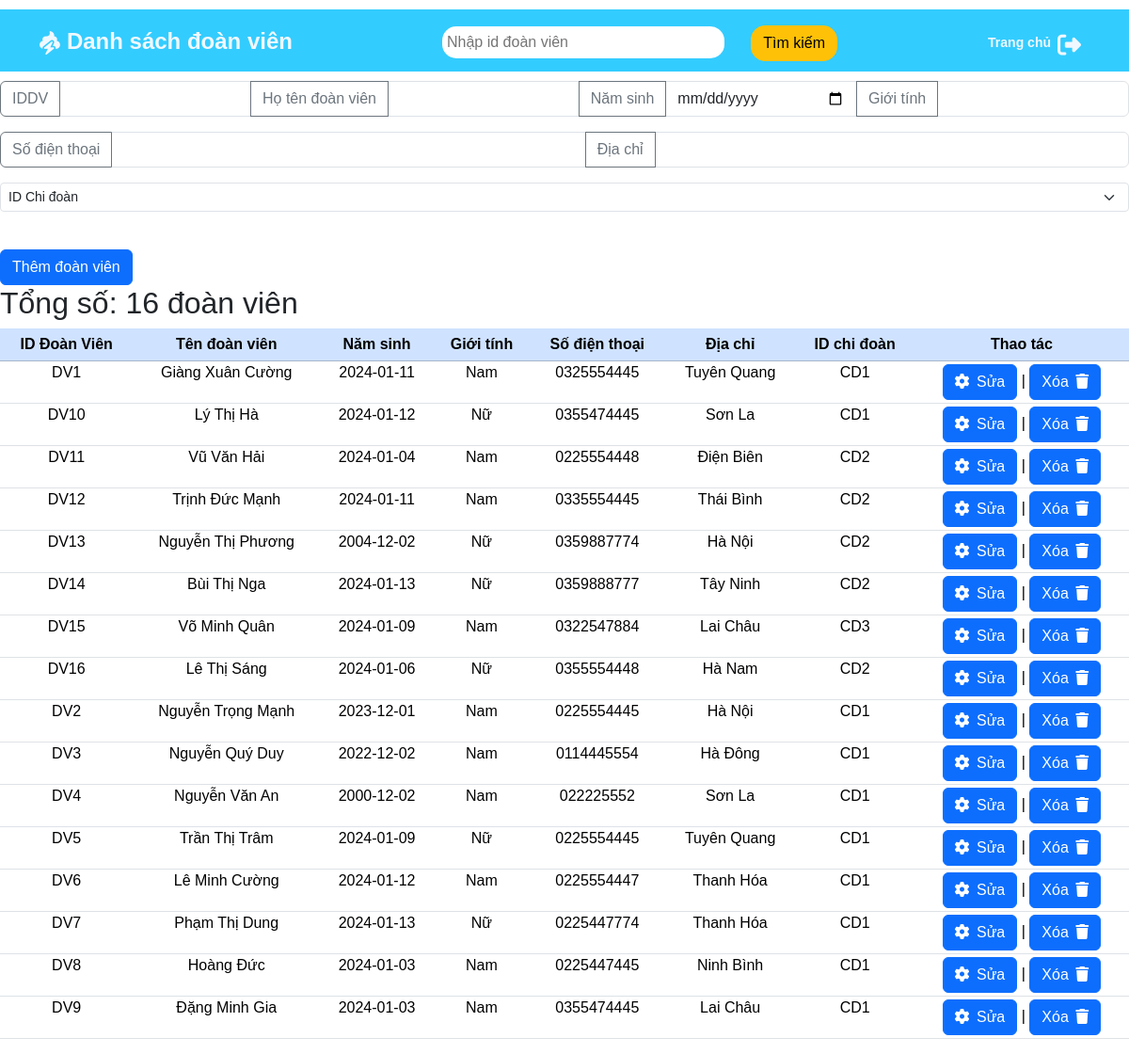
The app's page /php/dsdoanvien.php with its own data.
### tables this page shows
CREATE TABLE `dsdoanvien` (
  `iddv` varchar(100) NOT NULL,
  `tendoanvien` varchar(200) NOT NULL,
  `namsinh` date NOT NULL,
  `gioitinh` varchar(5) NOT NULL,
  `sdt` varchar(11) NOT NULL,
  `diachi` varchar(200) NOT NULL,
  `idchidoan` varchar(100) NOT NULL
);

### php/dsdoanvien.php (the view, shortened to what this page needs)
<?php
$servername ="localhost:3306";
$username = "root";
$password = "";
$dbname = "btlphp";
$conn = new mysqli($servername, $username, $password, $dbname);
$sql = "SELECT *FROM dsdoanvien";
$resuilt = $conn->query($sql);
?>
<!DOCTYPE html>
<html lang="en">
<head>
        <link rel="stylesheet" href="https://cdn.jsdelivr.net/npm/swiper@8/swiper-bundle.min.css"/>
        <link rel="stylesheet" href="https://cdnjs.cloudflare.com/ajax/libs/font-awesome/6.2.1/css/all.min.css">
        <link href="https://cdn.jsdelivr.net/npm/bootstrap@5.3.2/dist/css/bootstrap.min.css" rel="stylesheet">
        <link rel="stylesheet" href="../css/style.css">
</head>
<body>
    <header>
        <nav class="navbar" style="background-color: #33CCFF;">
            <div class="container" style="height: 50px; position: relative;">
              <a class="navbar-brand" href="#" style=" display: flex; position: absolute; top: 3px;">
                <i class="fa-solid fa-poo-storm" style="color: aliceblue; margin-right: 7px; margin-top: 7px; font-size: 25px;"></i>
                    <p style="font-size: 24px; font-weight: 900; color: aliceblue;">Danh sách đoàn viên</p>
              </a>
              <form method="post">
              <input type="text" placeholder="Nhập id đoàn viên" name="search_iddv" style="position:absolute; right: 400px; top:10px; width:300px; border-radius: 15px; padding: 5px; border:none; outline:none;">
              <button class="btn btn-warning" name="btn" type="submit" name="btn" style="position:absolute; right: 280px; top:9px; border-radius: 15px">Tìm kiếm</button>
              </form>
              <a class="navbar-brand" href="../index/frmtrangchu.html" style="  display: flex; position: absolute; right: 5px; top: 2px;  margin-top: 10px; color: aliceblue;">
                    <p style="font-size: 14px; font-weight: bold;">Trang chủ</p>
                    <i class="fa-solid fa-right-from-bracket" style="margin-left: 7px; font-size: 25px;"></i>
              </a>
            </div>
          </nav>
    </header>
    <form action="../php/chucnang/themdv.php" method="post">
        <div class="input-group mb-3" style="margin-top:10px;">
          <button class="btn btn-outline-secondary" type="button" id="button-addon1">IDDV</button>
          <input type="text" class="form-control" placeholder="" aria-label="Example text with button addon" aria-describedby="button-addon1" name="iddv">
          <button class="btn btn-outline-secondary" type="button" id="button-addon1">Họ tên đoàn viên</button>
          <input type="text" class="form-control" placeholder="" aria-label="Example text with button addon" aria-describedby="button-addon1" name="tendoanvien">
          <button class="btn btn-outline-secondary" type="button" id="button-addon1">Năm sinh</button>
          <input type="date" class="form-control" placeholder="" aria-label="Example text with button addon" aria-describedby="button-addon1" name="namsinh">
          <button class="btn btn-outline-secondary" type="button" id="button-addon1">Giới tính</button>
          <input type="text" class="form-control" placeholder="" aria-label="Example text with button addon" aria-describedby="button-addon1" name="gioitinh">
        </div>
        <div class="input-group mb-3" style="margin-top:10px;">
          <button class="btn btn-outline-secondary" type="button" id="button-addon1">Số điện thoại</button>
          <input type="text" class="form-control" placeholder="" aria-label="Example text with button addon" aria-describedby="button-addon1" name="sdt">
          <button class="btn btn-outline-secondary" type="button" id="button-addon1">Địa chỉ</button>
          <input type="text" class="form-control" placeholder="" aria-label="Example text with button addon" aria-describedby="button-addon1" name="diachi">
       </div>
            <select name="idchidoan" class="form-select form-select-sm" aria-label="Small select example">
              <option selected>ID Chi đoàn</option>
            </select><br>
    </form>
         <button type="Submit" class="btn btn-primary">Thêm đoàn viên</button>
    <h2>Tổng số: <?php echo $resuilt->num_rows ?> đoàn viên</h2>
    <table class="table text-center">
        <thead class="table-primary">
            <tr>
                <th scope="col">ID Đoàn Viên</th>
                <th scope="col">Tên đoàn viên</th>
                <th scope="col">Năm sinh</th>
                <th scope="col">Giới tính</th>
                <th scope="col">Số điện thoại</th>
                <th scope="col">Địa chỉ</th>
                <th scope="col">ID chi đoàn</th>
                <th scope="col">Thao tác</th>
            </tr>
        </thead>
        <?php while ($row = $resuilt->fetch_assoc()){?>
        <tbody>
            <tr>
                <td><?php echo $row['iddv']?></td>
                <td><?php echo $row['tendoanvien']?></td>
                <td><?php echo $row['namsinh']?></td>
                <td><?php echo $row['gioitinh']?></td>
                <td><?php echo $row['sdt']?></td>
                <td><?php echo $row['diachi']?></td>
                <td><?php echo $row['idchidoan']?></td>
                <td>
                    <button class="btn btn-primary">
                        <i class="fa-solid fa-gear" style="margin-right: 3px;"></i>
                        <a style="text-decoration: none; color: white;" href="chucnang/sua_doanvien.php?iddv=<?php echo $row["iddv"] ?>">Sửa</a></button>
                    <span>|</span>
                    <button class="btn btn-primary">
                        <a onclick="return confirm('Xác nhận xóa đoàn viên này?');" style="text-decoration: none; color: white;" href="chucnang/xoadoanvien.php?iddv=<?php echo $row["iddv"] ?>">Xóa</a>
                        <i class="fa-solid fa-trash" style="margin-left: 3px;"></i>
                    </button>
                </td>
            </tr>
        </tbody>
        <?php }?>
    </table>
</body>
</html>

### records on screen
dsdoanvien: iddv "DV1", tendoanvien "Giàng Xuân Cường", namsinh "2024-01-11", gioitinh "Nam", sdt "0325554445", diachi "Tuyên Quang", idchidoan "CD1"
dsdoanvien: iddv "DV10", tendoanvien "Lý Thị Hà", namsinh "2024-01-12", gioitinh "Nữ", sdt "0355474445", diachi "Sơn La", idchidoan "CD1"
dsdoanvien: iddv "DV11", tendoanvien "Vũ Văn Hải", namsinh "2024-01-04", gioitinh "Nam", sdt "0225554448", diachi "Điện Biên", idchidoan "CD2"
dsdoanvien: iddv "DV12", tendoanvien "Trịnh Đức Mạnh", namsinh "2024-01-11", gioitinh "Nam", sdt "0335554445", diachi "Thái Bình", idchidoan "CD2"
dsdoanvien: iddv "DV13", tendoanvien "Nguyễn Thị Phương", namsinh "2004-12-02", gioitinh "Nữ", sdt "0359887774", diachi "Hà Nội", idchidoan "CD2"
dsdoanvien: iddv "DV14", tendoanvien "Bùi Thị Nga", namsinh "2024-01-13", gioitinh "Nữ", sdt "0359888777", diachi "Tây Ninh", idchidoan "CD2"
dsdoanvien: iddv "DV15", tendoanvien "Võ Minh Quân", namsinh "2024-01-09", gioitinh "Nam", sdt "0322547884", diachi "Lai Châu", idchidoan "CD3"
dsdoanvien: iddv "DV16", tendoanvien "Lê Thị Sáng", namsinh "2024-01-06", gioitinh "Nữ", sdt "0355554448", diachi "Hà Nam", idchidoan "CD2"
dsdoanvien: iddv "DV2", tendoanvien "Nguyễn Trọng Mạnh", namsinh "2023-12-01", gioitinh "Nam", sdt "0225554445", diachi "Hà Nội", idchidoan "CD1"
dsdoanvien: iddv "DV3", tendoanvien "Nguyễn Quý Duy", namsinh "2022-12-02", gioitinh "Nam", sdt "0114445554", diachi "Hà Đông", idchidoan "CD1"
dsdoanvien: iddv "DV4", tendoanvien "Nguyễn Văn An", namsinh "2000-12-02", gioitinh "Nam", sdt "022225552", diachi "Sơn La", idchidoan "CD1"
dsdoanvien: iddv "DV5", tendoanvien "Trần Thị Trâm", namsinh "2024-01-09", gioitinh "Nữ", sdt "0225554445", diachi "Tuyên Quang", idchidoan "CD1"
dsdoanvien: iddv "DV6", tendoanvien "Lê Minh Cường", namsinh "2024-01-12", gioitinh "Nam", sdt "0225554447", diachi "Thanh Hóa", idchidoan "CD1"
dsdoanvien: iddv "DV7", tendoanvien "Phạm Thị Dung", namsinh "2024-01-13", gioitinh "Nữ", sdt "0225447774", diachi "Thanh Hóa", idchidoan "CD1"
dsdoanvien: iddv "DV8", tendoanvien "Hoàng Đức", namsinh "2024-01-03", gioitinh "Nam", sdt "0225447445", diachi "Ninh Bình", idchidoan "CD1"
dsdoanvien: iddv "DV9", tendoanvien "Đặng Minh Gia", namsinh "2024-01-03", gioitinh "Nam", sdt "0355474445", diachi "Lai Châu", idchidoan "CD1"

### other values on screen
$resuilt->num_rows "16"
